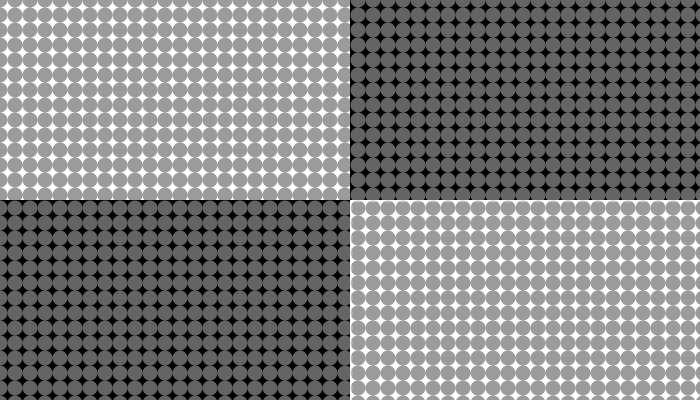
Frame 1 (no input)
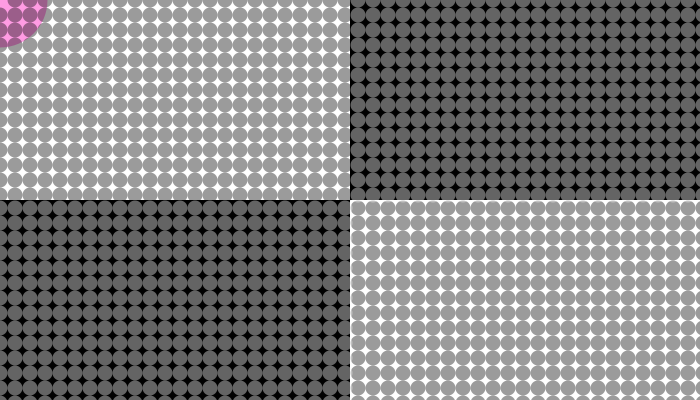
Frame 60 (the mouse pressed at the canvas centre just before this capture)
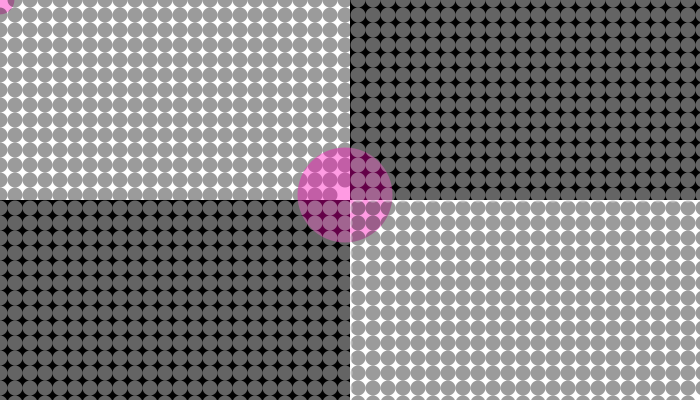
Frame 120 (the mouse held since frame 60 and released just before this capture)

The Processing sketch that drew these frames (run headless with seeded random() and noise(); from frame 60 on, the mouse is pressed at the canvas centre):

// Processing sketch: processing_36028
// ── processing_36028.pde

int amo = 336;

int[] xpos = new int[amo];
int[] ypos = new int[amo];
float[] csize = new float[amo];

int[] xpos2 = new int[amo];
int[] ypos2 = new int[amo];
float[] csize2 = new float[amo];

int[] xpos3 = new int[amo];
int[] ypos3 = new int[amo];
float[] csize3 = new float[amo];

int[] xpos4 = new int[amo];
int[] ypos4 = new int[amo];
float[] csize4 = new float[amo];

void setup() { 
  //--------------CIRCLE-------------------
  size (700,400);  
   fill(0);
 rect(350,0,700,200);
 rect(0,200,350,400);
  background (255);

  int i = 0;
  int x = 0;
  int y = 0;

  while (i < amo) {
    if(x >= 350) {
      x = 0;
      y = y + 15;
    }
  
  
    
    xpos[i] = 0 + x;
    ypos[i] = y;
    csize[i] = 15;
    
    x = x + 15;
    i = i + 1;
  }
 //--------------CIRCLE-------------------
  size (700,400);  
  background (255);
  
  int i2 = 0;
  int x2 = 358;
  int y2 = 208;

  while (i2 < amo) {
    if(x2 >= 705) {
      x2 = 358;
      y2 = y2 + 15;
    }
  
  
    
    xpos2[i2] = 0 + x2;
    ypos2[i2] = y2;
    csize2[i2] = 15;
    
    x2 = x2 + 15;
    i2 = i2 + 1;
  }
  //--------------circle right top
   size (700,400);  
  background (0);
 noStroke();
  
  int i3 = 0;
  int x3 = 358;
  int y3 = 0;

  while (i3 < amo && y3 < 200) {
    if(x3 >= 705) {
      x3 = 358;
      
      y3 = y3 + 15;
    }  
    
    xpos3[i3] = 0 + x3;
    ypos3[i3] = y3;
    csize3[i3] = 15;
    
    x3 = x3 + 15;
    i3 = i3 + 1;
  }
   //--------------circle left bottom
   size (700,400);  
  background (0);
 noStroke();
  
  int i4 = 0;
  int x4 = 0;
  int y4 = 208;

  while (i4 < amo) {
    if(x4 >= 350) {
      x4 = 0;
      y4 = y4 + 15;
    }  
    
    xpos4[i4] = 0 + x4;
    ypos4[i4] = y4;
    csize4[i4] = 15;
    
    x4 = x4 + 15;
    i4 = i4 + 1;
  }
}

void draw() {
 background(255); 
 fill(0);
 rect(350,0,700,200);
 rect(0,200,350,400);
  fill(0,0,0,100);
  
  //------------CIRCLE----------------
  noStroke();
  //Draws the graphic
  int j = 0;
  while (j < amo){
     if(csize[j] > 16){
     fill(255,0,183,100); 
    }
  else{
     fill(0,0,0,100); }
    ellipse(xpos[j],ypos[j], csize[j], csize[j]);
    j = j + 1;
  }
  
  //Checks size
  int i = 0;
  while (i < amo){
    
    float distance = dist(xpos[i], ypos[i], mouseX, mouseY);
    if(distance < csize[i]/2) {
      if(csize[i] <= 15) {
        csize[i] = csize[i] + 80;
      }
    } else {
      if(csize[i] > 15) {
        csize[i] = csize[i]*0.98;
      }
    }
    i = i + 1;
  }

  //------------CIRCLE----------------

  //Draws the graphic
  int j2 = 0;
  while (j2 < amo){
      if(csize2[j2] > 16){
     fill(255,0,183,100); 
    }
  else{
     fill(0,0,0,100); }
    ellipse(xpos2[j2],ypos2[j2], csize2[j2], csize2[j2]);
    j2 = j2 + 1;
  }
  
  //Checks size
  int i2 = 0;
  while (i2 < amo){
    
    float distance = dist(xpos2[i2], ypos2[i2], mouseX, mouseY);
    if(distance < csize2[i2]/2) {
      
      if(csize2[i2] <= 15) {
        csize2[i2] = csize2[i2] + 80;
      }
    } else {
      if(csize2[i2] > 15) {
        csize2[i2] = csize2[i2]*0.98;
      }
    }
    i2 = i2 + 1;
  }
    

  
  //--------------2nd square-----------------
  
   //Draws the graphic
  int j3 = 0;
  while (j3 < amo){
      if(csize3[j3] > 16){
     fill(0,155,255,100); 
    }
  else{
     fill(255,255,255,100); }
    ellipse(xpos3[j3],ypos3[j3], csize3[j3], csize3[j3]);
    j3 = j3 + 1;
  }
  
  //Checks size
  int i3 = 0;
  while (i3 < amo){
    
    float distance = dist(xpos3[i3], ypos3[i3], mouseX, mouseY);
    if(distance < csize3[i3]/2) {
      if(csize4[i3] <= 15) {
        csize4[i3] = csize4[i3] + 80;
      }  }  
     
    if(distance > csize3[i3]){
      if(csize4[i3] > 15) {
        csize4[i3] = csize4[i3]*0.98;
      }}
    i3 = i3 + 1;
  }
   //--------------left bottom-----------------
  
   //Draws the graphic
  int j4 = 0;
  while (j4 < amo){
    if(csize4[j4] > 16){
     fill(0,155,255,100); 
    }
  else{
     fill(255,255,255,100); }
    ellipse(xpos4[j4],ypos4[j4], csize4[j4], csize4[j4]);
    j4 = j4 + 1;
  }
  
  //Checks size
  int i4 = 0;
  while (i4 < amo){
    
    float distance = dist(xpos4[i4], ypos4[i4], mouseX, mouseY);
    if(distance < csize4[i4]/2) {
      if(csize3[i4] <= 15) {
        csize3[i4] = csize3[i4] + 80;
      }  }  
    
    if(distance > csize4[i4]){
      if(csize3[i4] > 15) {
        csize3[i4] = csize3[i4]*0.98;
      }}
    i4 = i4 + 1;
  }
 }

 

void mousePressed() {  
  //-------------------------------------------------
  int i = 0;
  while (i < amo){
    
    float distance = dist(xpos[i], ypos[i], mouseX, mouseY);
    if(distance < csize[i]/2) {
      csize2[i] = 0;
    }
    i = i + 1;
  }
  //-------------------------------------------------
  int i2 = 0;
  while (i2 < amo){
    
    float distance2 = dist(xpos2[i2], ypos2[i2], mouseX, mouseY);
    if(distance2 < csize2[i2]/2) {
      csize[i2] = 0;
    }
    i2 = i2 + 1;
  }  //-------------------------------------------------
  int i3 = 0;
  while (i3 < amo){
    
    float distance3 = dist(xpos3[i3], ypos3[i3], mouseX, mouseY);
    if(distance3 < csize3[i3]/2) {
      csize3[i3] = 0;
    }
    i3 = i3 + 1;
  }
    //-------------------------------------------------
  int i4 = 0;
  while (i4 < amo){
    
    float distance4 = dist(xpos4[i4], ypos4[i4], mouseX, mouseY);
    if(distance4 < csize4[i4]/2) {
      csize4[i4] = 0;
    }
    i4 = i4 + 1;
  }
    
}
